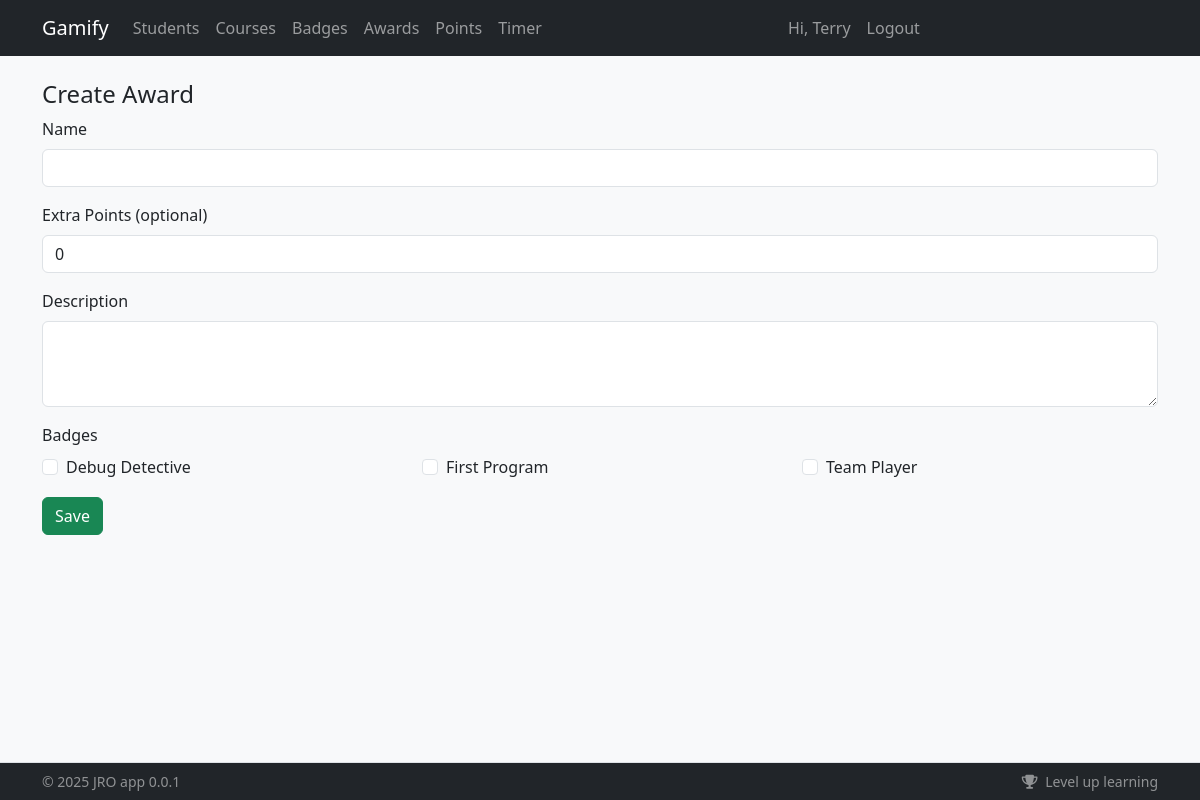
The page /awards/create (signed in) on the database its author committed.
### app/models/user.py (models this page shows, shortened)
class User(db.Model):
    __tablename__ = "users"
    id = db.Column(db.Integer, primary_key=True)
    student_code = db.Column(db.String(32), unique=True, nullable=True)
    email = db.Column(db.String(255), unique=True, nullable=False, index=True)
    first_name = db.Column(db.String(100), nullable=False)
    last_name = db.Column(db.String(100), nullable=False)
    password_hash = db.Column(db.String(255), nullable=False)
    registered_method = db.Column(db.String(20), nullable=False, default="site")  # site|bulk
    created_at = db.Column(db.DateTime, default=lambda: datetime.now(timezone.utc))
    avatar = db.Column(db.String(255), nullable=True)
    is_active = db.Column(db.Boolean, default=True, nullable=False)
    issued_badges = db.relationship(
        "Badge",
        backref="creator",
        lazy=True,
        foreign_keys="Badge.created_by_id",
    )
    attendances = db.relationship(
        "Attendance",
        foreign_keys="Attendance.student_id",
        back_populates="student",
        cascade="all, delete-orphan",
    )
    marked_attendances = db.relationship(
        "Attendance",
        foreign_keys="Attendance.marked_by_user_id",
        back_populates="marked_by",
    )
    roles = db.relationship("Role", secondary="user_roles", backref="users")
    groups = db.relationship("Group", secondary="user_groups", backref="users")
    @property
    def role(self):
        """Returns the user's primary role name."""
        if self.roles:
            return self.roles[0].name
        return "student"

### app/models/badge.py (models this page shows)
class Badge(db.Model):
    __tablename__ = "badges"
    id = db.Column(db.Integer, primary_key=True)
    name = db.Column(db.String(200), nullable=False, unique=True)
    description = db.Column(db.Text, nullable=True)
    icon = db.Column(db.String(255), nullable=True)
    points = db.Column(db.Integer, default=0, nullable=False)
    created_at = db.Column(db.DateTime, default=lambda: datetime.now(timezone.utc))
    created_by_id = db.Column(db.Integer, db.ForeignKey("users.id"), nullable=True)
    __table_args__ = (
        db.CheckConstraint("points >= 0", name="ck_badge_points_nonneg"),
        db.Index("ix_badge_name", "name"),
        db.Index("ix_badge_created_at", "created_at"),
    )

### app/routers/awards/routes.py (the view)
@router.get("/create", response_class=HTMLResponse, name="awards.create_award")
def create_award_form(
    request: Request,
    current_user: User | AnonymousUser = Depends(require_user),
    session: Session = Depends(get_db),
):
    badges = session.query(Badge).order_by(Badge.name).all()
    return render_template("awards/form.html", {"request": request, "badges": badges, "current_user": current_user})

### app/templates/awards/form.html (shortened to what this page needs)
{% extends "base.html" %}
{% block content %}
<h1 class="h4">Create Award</h1>
<form method="post">
  <div class="mb-3">
    <label class="form-label" for="name">Name</label>
    <input class="form-control" id="name" name="name" type="text" required>
  </div>
  <div class="mb-3">
    <label class="form-label" for="points">Extra Points (optional)</label>
    <input class="form-control" id="points" name="points" type="number" value="0">
  </div>
  <div class="mb-3">
    <label class="form-label" for="description">Description</label>
    <textarea class="form-control" id="description" name="description" rows="3"></textarea>
  </div>
  <div class="mb-3">
  <label class="form-label">Badges</label>
  <div class="row">
    {% for b in badges %}
      <div class="col-md-4">
        <div class="form-check">
          <input class="form-check-input" type="checkbox"
                 name="badges" value="{{ b.id }}" id="b{{ b.id }}">
          <label class="form-check-label" for="b{{ b.id }}">{{ b.name }}</label>
        </div>
      </div>
    {% endfor %}
  </div>
</div>
  <button class="btn btn-success">Save</button>
</form>
{% endblock %}

### app/templates/base.html (shortened to what this page needs)
<!doctype html>
<html lang="en">
  <head>
    <link href="https://cdn.jsdelivr.net/npm/bootstrap@5.3.3/dist/css/bootstrap.min.css" rel="stylesheet">
    <link href="https://cdnjs.cloudflare.com/ajax/libs/font-awesome/6.5.2/css/all.min.css" rel="stylesheet">
    <link rel="stylesheet" href="{{ url_for('static', filename='css/main.css') }}">
    {% from "_macros.html" import csrf %}
  </head>
  <body class="bg-light">
    <nav class="navbar navbar-expand-lg navbar-dark bg-dark">
      <div class="container">
        <a class="navbar-brand" href="/">Gamify</a>
        <div class="collapse navbar-collapse" id="nav">
          <ul class="navbar-nav me-auto">
            <li class="nav-item"><a class="nav-link" href="/students/">Students</a></li>
            <li class="nav-item"><a class="nav-link" href="/courses/">Courses</a></li>
            <li class="nav-item"><a class="nav-link" href="/badges/">Badges</a></li>
            <li class="nav-item"><a class="nav-link" href="/awards/">Awards</a></li>
            <li class="nav-item"><a class="nav-link" href="/points/adjust">Points</a></li>
            <li class="nav-item"><a class="nav-link" href="/timer">Timer</a></li>
          </ul>
          <ul class="navbar-nav me-auto">
            {% if current_user.is_authenticated %}
              <li class="nav-item"><span class="nav-link">Hi, {{ current_user.first_name }}</span></li>
              <li class="nav-item"><a class="nav-link btn-lilo" href="/auth/logout">Logout</a></li>
            {% else %}
              <li class="nav-item"><a class="nav-link" href="/auth/login">Login</a></li>
            {% endif %}
          </ul>
        </div>
      </div>
    </nav>
    <main class="container py-4">
      {% block content %}{% endblock %}
    </main>
    <footer id="app-footer" class="app-footer fixed-bottom bg-dark text-white-50 border-top">
      <div class="container py-2 d-flex flex-wrap justify-content-between small">
        <span>&copy; {{ 2025 }} {{config.AUTHOR}} {{config.APP_NAME}} {{config.APP_VERSION}}</span>
        <span>
          <i class="fa fa-trophy me-1"></i> Level up learning
        </span>
      </div>
    </footer>
  </body>
</html>

### app/templates/base.html (style rules this page uses)
main { padding-bottom: 80px; }
.app-footer { z-index: 1030; }

### rows shown on the page
User: first_name "Terry"
Badge: name "Debug Detective"
Badge: name "First Program"
Badge: name "Team Player"

### other values the page prints
{{ 2025 }} "2025"
{{ config.AUTHOR }} "JRO"
{{ config.APP_NAME }} "app"
{{ config.APP_VERSION }} "0.0.1"
